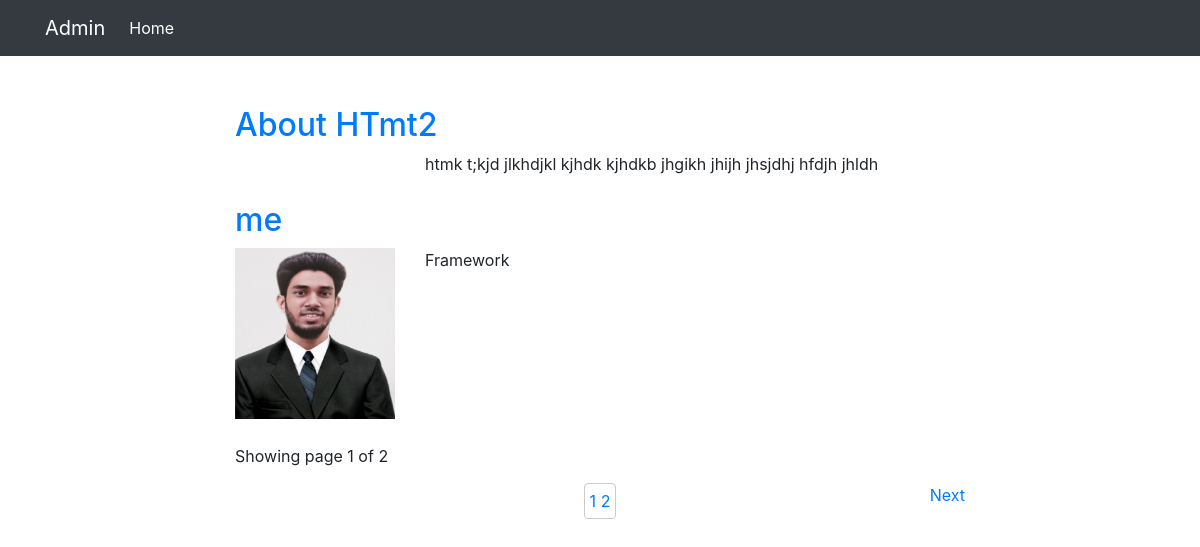
The page / on the database its author committed.
### tables this page shows
CREATE TABLE `post` (
  `id` int(11) NOT NULL,
  `category_id` int(255) NOT NULL,
  `title` varchar(255) NOT NULL,
  `description` text NOT NULL,
  `image` varchar(255) NOT NULL,
  `date` date NOT NULL
);

### index.php (the view, shortened to what this page needs)
<?php
require_once'include/header.php';
require_once'admin/include/db_config.php';
$sql = "SELECT count(id) as total FROM post";
$result = mysqli_query($db_connection,$sql);
$data = mysqli_fetch_assoc($result);
$skip =0;
$take = 2;
$page = 1;
$totalPage = $data['total']/$take;
$sql = "SELECT * FROM  post ORDER BY id DESC LIMIT $skip , $take";
$result = mysqli_query($db_connection,$sql);
?>
    <div class="main-content">
        <div class="container">
            <div class="row clearfix">
            <div class="col-md-2"></div>
                <div class="col-md-8">
               <?php   while($row=mysqli_fetch_assoc($result)){?>
                    <div class="single-post">
                        <h2>
                        <a href="<?php echo $url; ?>/single.php?id=<?php echo $row['id'];?>">
                        <?php echo $row['title']; ?>
                        </a>
                        </h2>
                        <div class="row">
                            <div class="col-md-3">
                                <img src="admin/<?php echo $row['image']; ?>" alt="">
                            </div>
                            <div class="col-md-9">
                               <?php echo substr($row['description'],0,200); ?>
                            </div>
                        </div>
                    </div>
                <?php    }?>
              <div style="margin-bottom: 15px;">
                Showing page <?php echo $page;?> of <?php echo $totalPage?>
              </div>
                <div class="row clearfix">
                    <div class="col-md-3">
                    </div>
<div class="col-md-6 text-center">
<div class="pagination">
       <?php for($i=1; $i<=$totalPage; $i++){?>
<a href="<?php echo $url?>index.php?page=<?php echo $i;?>">
        <?php echo $i;?>
</a>
      <?php }?>
</div>
</div>
                    <div class="col-md-3">
                    <div class="text-right">
                      <?php if($totalPage > $page ){?>
                        <a href="<?php echo $url?>index.php?page=
                        <?php echo $page +1 ?>">Next</a>
                        <?php }?>
                       </div>
                    </div>
                </div>
                </div>
            </div>
        </div>
    </div>
<?php require_once'include/footer.php'; ?>

### admin/assets/css/style.css (style rules this page uses)
.main-content { margin-top: 50px; }
.single-post { margin-bottom: 25px; }
.single-post img { width: 100%; }
.pagination { padding: 5px; display: inline-block; border: 1px solid #ccc; }

### rows shown on the page
post: title "About HTmt2", description "htmk t;kjd jlkhdjkl kjhdk kjhdkb jhgikh jhijh jhsjdhj hfdjh jhldh"
post: title "me", image (picture), description "Framework"

### other values the page prints
$page "1"
$totalPage "2"
